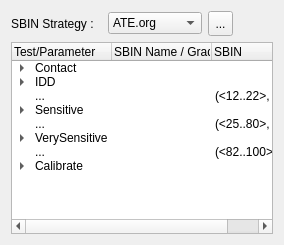
         <widget class="QWidget" name="sbinTab">
          <attribute name="title">
           <string>SBIN</string>
          </attribute>
          <layout class="QGridLayout" name="gridLayout_3">
           <item row="0" column="0">
            <layout class="QVBoxLayout" name="verticalLayout_7">
             <item>
              <layout class="QHBoxLayout" name="horizontalLayout_7">
               <item>
                <widget class="QLabel" name="label_5">
                 <property name="sizePolicy">
                  <sizepolicy hsizetype="Fixed" vsizetype="Fixed">
                   <horstretch>0</horstretch>
                   <verstretch>0</verstretch>
                  </sizepolicy>
                 </property>
                 <property name="minimumSize">
                  <size>
                   <width>91</width>
                   <height>25</height>
                  </size>
                 </property>
                 <property name="maximumSize">
                  <size>
                   <width>91</width>
                   <height>25</height>
                  </size>
                 </property>
                 <property name="text">
                  <string>SBIN Strategy :</string>
                 </property>
                </widget>
               </item>
               <item>
                <widget class="QComboBox" name="comboBox">
                 <item>
                  <property name="text">
                   <string>ATE.org</string>
                  </property>
                 </item>
                 <item>
                  <property name="text">
                   <string>Micronas</string>
                  </property>
                 </item>
                 <item>
                  <property name="text">
                   <string>IC-Sense</string>
                  </property>
                 </item>
                 <item>
                  <property name="text">
                   <string>InvenSense</string>
                  </property>
                 </item>
                </widget>
               </item>
               <item>
                <widget class="QToolButton" name="toolButton">
                 <property name="minimumSize">
                  <size>
                   <width>25</width>
                   <height>25</height>
                  </size>
                 </property>
                 <property name="maximumSize">
                  <size>
                   <width>25</width>
                   <height>25</height>
                  </size>
                 </property>
                 <property name="text">
                  <string>...</string>
                 </property>
                </widget>
               </item>
               <item>
                <spacer name="horizontalSpacer">
                 <property name="orientation">
                  <enum>Qt::Horizontal</enum>
                 </property>
                 <property name="sizeHint" stdset="0">
                  <size>
                   <width>40</width>
                   <height>20</height>
                  </size>
                 </property>
                </spacer>
               </item>
              </layout>
             </item>
             <item>
              <widget class="QTreeWidget" name="treeWidget">
               <column>
                <property name="text">
                 <string>Test/Parameter</string>
                </property>
               </column>
               <column>
                <property name="text">
                 <string>SBIN Name / Grade</string>
                </property>
               </column>
               <column>
                <property name="text">
                 <string>SBIN</string>
                </property>
               </column>
               <item>
                <property name="text">
                 <string>Contact</string>
                </property>
                <property name="text">
                 <string/>
                </property>
                <property name="text">
                 <string/>
                </property>
                <item>
                 <property name="text">
                  <string>Resistance</string>
                 </property>
                 <property name="text">
                  <string>Contact Resistance Fail</string>
                 </property>
                 <property name="text">
                  <string>(10, FAIL)</string>
                 </property>
                </item>
               </item>
               <item>
                <property name="text">
                 <string>IDD</string>
                </property>
                <property name="text">
                 <string/>
                </property>
                <property name="text">
                 <string/>
                </property>
                <item>
                 <property name="text">
                  <string>Current</string>
                 </property>
                 <property name="text">
                  <string>IDD Current Fail</string>
                 </property>
                 <property name="text">
                  <string>(11, FAIL)</string>
                 </property>
                </item>
               </item>
               <item>
                <property name="text">
                 <string>...</string>
                </property>
                <property name="text">
                 <string/>
                </property>
                <property name="text">
                 <string>(&lt;12..22&gt;, FAIL)</string>
                </property>
               </item>
               <item>
                <property name="text">
                 <string>Sensitive</string>
                </property>
                <property name="text">
                 <string/>
                </property>
                <property name="text">
                 <string/>
                </property>
                <item>
                 <property name="text">
                  <string>SomeParameter</string>
                 </property>
                 <property name="text">
                  <string>Sensitive SomeParameter Fail</string>
                 </property>
                 <property name="text">
                  <string>(23, FAIL)</string>
                 </property>
                </item>
                <item>
                 <property name="text">
                  <string>SomeOtherParameter</string>
                 </property>
                 <property name="text">
                  <string>Sensitive SomeOtherParameter Fail</string>
                 </property>
                 <property name="text">
                  <string>(24, FAIL)</string>
                 </property>
                </item>
               </item>
               <item>
                <property name="text">
                 <string>...</string>
                </property>
                <property name="text">
                 <string/>
                </property>
                <property name="text">
                 <string>(&lt;25..80&gt;, FAIL)</string>
                </property>
               </item>
               <item>
                <property name="text">
                 <string>VerySensitive</string>
                </property>
                <property name="text">
                 <string/>
                </property>
                <property name="text">
                 <string/>
                </property>
                <item>
                 <property name="text">
                  <string>SomeParameter</string>
                 </property>
                 <property name="text">
                  <string>VerySesitive SomeParameter Fail</string>
                 </property>
                 <property name="text">
                  <string>(81, FAIL)</string>
                 </property>
                </item>
               </item>
               <item>
                <property name="text">
                 <string>...</string>
                </property>
                <property name="text">
                 <string/>
                </property>
                <property name="text">
                 <string>(&lt;82..100&gt;, FAIL)</string>
                </property>
               </item>
               <item>
                <property name="text">
                 <string>Calibrate</string>
                </property>
                <property name="text">
                 <string/>
                </property>
                <property name="text">
                 <string/>
                </property>
                <item>
                 <property name="text">
                  <string>SomeParameter</string>
                 </property>
                 <property name="text">
                  <string>Calibrate SomeParameter Fail</string>
                 </property>
                 <property name="text">
                  <string>(101, FAIL)</string>
                 </property>
                </item>
                <item>
                 <property name="text">
                  <string>SomeOtherParameter</string>
                 </property>
                 <property name="text">
                  <string>Calibrate SomeOtherParameter Fail</string>
                 </property>
                 <property name="text">
                  <string>(102, FAIL)</string>
                 </property>
                </item>
               </item>
              </widget>
             </item>
            </layout>
           </item>
          </layout>
         </widget>
